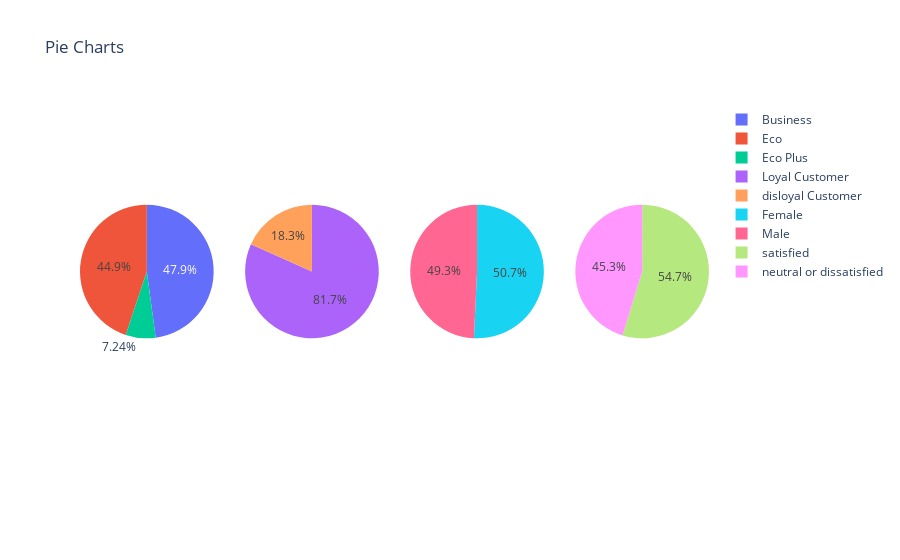

Notebook code for this chart:
### Code cell
columns = ['Class', 'Customer Type', 'Gender', 'Satisfaction']
# Create a list of Pie traces for each column
traces = []
for column in columns:
    grouped = df.groupby(column)[column].count()
    traces.append(go.Pie(values=grouped.values, labels=grouped.index, name=column))

# Create subplots with the Pie traces
fig = sp.make_subplots(rows=1, cols=len(columns), specs=[[{'type':'domain'}]*len(columns)])
for i, trace in enumerate(traces):
    fig.add_trace(trace, 1, i+1)

fig.update_layout(title='Pie Charts')
fig.show()

### Figure 1 — Plotly figure (JSON) as saved in the notebook; plotly's stock layout.template omitted (floating-point values rounded to 4 significant figures)
{"data": [{"domain": {"x": [0, 0.2125], "y": [0, 1]}, "labels": ["Business", "Eco", "Eco Plus"], "name": "Class", "type": "pie", "values": [61990, 58117, 9380]}, {"domain": {"x": [0.2625, 0.475], "y": [0, 1]}, "labels": ["Loyal Customer", "disloyal Customer"], "name": "Customer Type", "type": "pie", "values": [105773, 23714]}, {"domain": {"x": [0.525, 0.7375], "y": [0, 1]}, "labels": ["Female", "Male"], "name": "Gender", "type": "pie", "values": [65703, 63784]}, {"domain": {"x": [0.7875, 1], "y": [0, 1]}, "labels": ["neutral or dissatisfied", "satisfied"], "name": "Satisfaction", "type": "pie", "values": [58605, 70882]}], "layout": {"title": {"text": "Pie Charts"}}}
